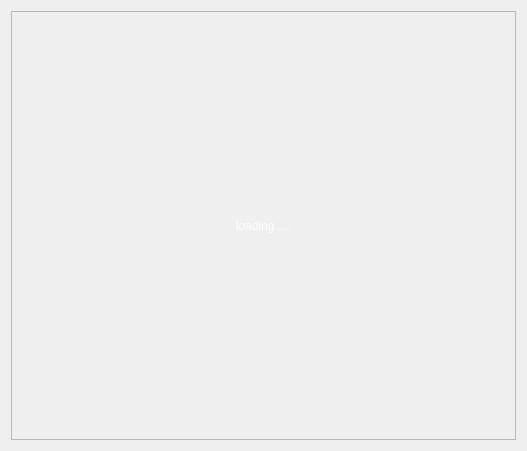
<?xml version="1.0" encoding="UTF-8"?>
<ui version="4.0">
 <class>PictureView</class>
 <widget class="QWidget" name="PictureView">
  <property name="geometry">
   <rect>
    <x>0</x>
    <y>0</y>
    <width>527</width>
    <height>451</height>
   </rect>
  </property>
  <property name="sizePolicy">
   <sizepolicy hsizetype="Expanding" vsizetype="Expanding">
    <horstretch>0</horstretch>
    <verstretch>0</verstretch>
   </sizepolicy>
  </property>
  <property name="windowTitle">
   <string>Form</string>
  </property>
  <layout class="QVBoxLayout" name="verticalLayout">
   <item>
    <widget class="QFrame" name="main">
     <property name="sizePolicy">
      <sizepolicy hsizetype="Expanding" vsizetype="Expanding">
       <horstretch>0</horstretch>
       <verstretch>0</verstretch>
      </sizepolicy>
     </property>
     <property name="frameShape">
      <enum>QFrame::StyledPanel</enum>
     </property>
     <property name="frameShadow">
      <enum>QFrame::Raised</enum>
     </property>
     <layout class="QHBoxLayout" name="main_layout">
      <item>
       <widget class="QLabel" name="pix_label">
        <property name="sizePolicy">
         <sizepolicy hsizetype="Expanding" vsizetype="Expanding">
          <horstretch>0</horstretch>
          <verstretch>0</verstretch>
         </sizepolicy>
        </property>
        <property name="palette">
         <palette>
          <active>
           <colorrole role="WindowText">
            <brush brushstyle="SolidPattern">
             <color alpha="255">
              <red>255</red>
              <green>255</green>
              <blue>255</blue>
             </color>
            </brush>
           </colorrole>
          </active>
          <inactive>
           <colorrole role="WindowText">
            <brush brushstyle="SolidPattern">
             <color alpha="255">
              <red>255</red>
              <green>255</green>
              <blue>255</blue>
             </color>
            </brush>
           </colorrole>
          </inactive>
          <disabled>
           <colorrole role="WindowText">
            <brush brushstyle="SolidPattern">
             <color alpha="255">
              <red>120</red>
              <green>120</green>
              <blue>120</blue>
             </color>
            </brush>
           </colorrole>
          </disabled>
         </palette>
        </property>
        <property name="frameShadow">
         <enum>QFrame::Plain</enum>
        </property>
        <property name="lineWidth">
         <number>0</number>
        </property>
        <property name="text">
         <string>loading.....</string>
        </property>
        <property name="scaledContents">
         <bool>false</bool>
        </property>
        <property name="alignment">
         <set>Qt::AlignCenter</set>
        </property>
       </widget>
      </item>
     </layout>
    </widget>
   </item>
  </layout>
 </widget>
 <resources/>
 <connections/>
</ui>
